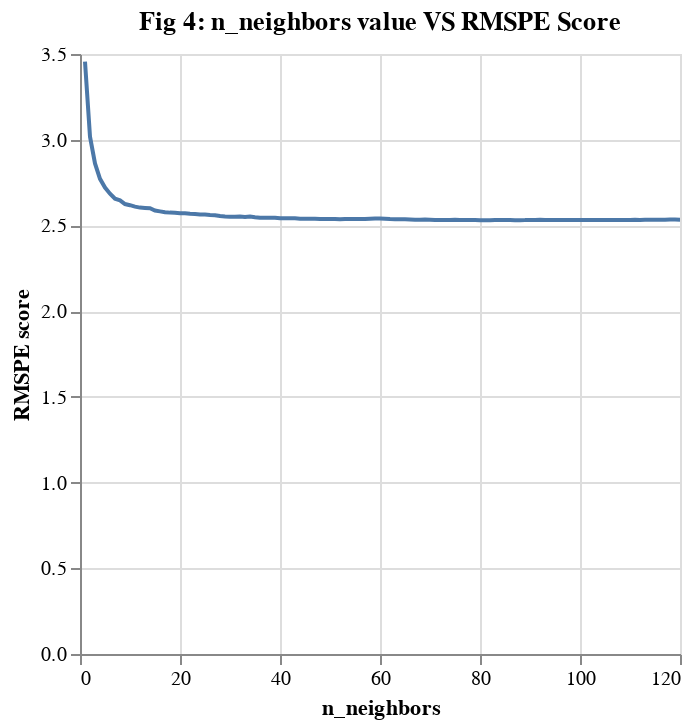

Source (notebook cell):
### Code cell
abalone_results_reduced = abalone_results.iloc[0:120,:]
knn_plot = alt.Chart(abalone_results_reduced, title="Fig 4: n_neighbors value VS RMSPE Score").mark_line().encode(
    x = alt.X("n_neighbors"),
    y = alt.Y("mean_test_score").title("RMSPE score")
)
knn_plot

### Figure 1 — Vega-Lite specification as saved in the notebook (floating-point values rounded to 4 significant figures)
{"config": {"view": {"continuousWidth": 300, "continuousHeight": 300}}, "data": {"name": "data-a228c495386b1ecf4d1eedd05f9d4e25"}, "mark": {"type": "line"}, "encoding": {"x": {"field": "n_neighbors", "type": "quantitative"}, "y": {"field": "mean_test_score", "title": "RMSPE score", "type": "quantitative"}}, "title": "Fig 4: n_neighbors value VS RMSPE Score", "$schema": "https://vega.github.io/schema/vega-lite/v5.16.3.json", "datasets": {"data-a228c495386b1ecf4d1eedd05f9d4e25": [{"n_neighbors": 1, "mean_test_score": 3.456, "sem_test_score": 0.04601}, {"n_neighbors": 2, "mean_test_score": 3.017, "sem_test_score": 0.03346}, {"n_neighbors": 3, "mean_test_score": 2.862, "sem_test_score": 0.02983}, {"n_neighbors": 4, "mean_test_score": 2.772, "sem_test_score": 0.02267}, {"n_neighbors": 5, "mean_test_score": 2.721, "sem_test_score": 0.01783}, {"n_neighbors": 6, "mean_test_score": 2.685, "sem_test_score": 0.01647}, {"n_neighbors": 7, "mean_test_score": 2.656, "sem_test_score": 0.01669}, {"n_neighbors": 8, "mean_test_score": 2.646, "sem_test_score": 0.01653}, {"n_neighbors": 9, "mean_test_score": 2.625, "sem_test_score": 0.01959}, {"n_neighbors": 10, "mean_test_score": 2.618, "sem_test_score": 0.02245}, {"n_neighbors": 11, "mean_test_score": 2.61, "sem_test_score": 0.0204}, {"n_neighbors": 12, "mean_test_score": 2.604, "sem_test_score": 0.02289}, {"n_neighbors": 13, "mean_test_score": 2.602, "sem_test_score": 0.02049}, {"n_neighbors": 14, "mean_test_score": 2.6, "sem_test_score": 0.02121}, {"n_neighbors": 15, "mean_test_score": 2.587, "sem_test_score": 0.02145}, {"n_neighbors": 16, "mean_test_score": 2.582, "sem_test_score": 0.02191}, {"n_neighbors": 17, "mean_test_score": 2.577, "sem_test_score": 0.02277}, {"n_neighbors": 18, "mean_test_score": 2.575, "sem_test_score": 0.02308}, {"n_neighbors": 19, "mean_test_score": 2.574, "sem_test_score": 0.02372}, {"n_neighbors": 20, "mean_test_score": 2.571, "sem_test_score": 0.02283}, {"n_neighbors": 21, "mean_test_score": 2.571, "sem_test_score": 0.02387}, {"n_neighbors": 22, "mean_test_score": 2.568, "sem_test_score": 0.02133}, {"n_neighbors": 23, "mean_test_score": 2.567, "sem_test_score": 0.02008}, {"n_neighbors": 24, "mean_test_score": 2.564, "sem_test_score": 0.01905}, {"n_neighbors": 25, "mean_test_score": 2.564, "sem_test_score": 0.01922}, {"n_neighbors": 26, "mean_test_score": 2.561, "sem_test_score": 0.01939}, {"n_neighbors": 27, "mean_test_score": 2.56, "sem_test_score": 0.01909}, {"n_neighbors": 28, "mean_test_score": 2.555, "sem_test_score": 0.01899}, {"n_neighbors": 29, "mean_test_score": 2.552, "sem_test_score": 0.01843}, {"n_neighbors": 30, "mean_test_score": 2.551, "sem_test_score": 0.01927}, {"n_neighbors": 31, "mean_test_score": 2.551, "sem_test_score": 0.02011}, {"n_neighbors": 32, "mean_test_score": 2.552, "sem_test_score": 0.01977}, {"n_neighbors": 33, "mean_test_score": 2.55, "sem_test_score": 0.02009}, {"n_neighbors": 34, "mean_test_score": 2.552, "sem_test_score": 0.01969}, {"n_neighbors": 35, "mean_test_score": 2.548, "sem_test_score": 0.01943}, {"n_neighbors": 36, "mean_test_score": 2.545, "sem_test_score": 0.01886}, {"n_neighbors": 37, "mean_test_score": 2.544, "sem_test_score": 0.02009}, {"n_neighbors": 38, "mean_test_score": 2.545, "sem_test_score": 0.02004}, {"n_neighbors": 39, "mean_test_score": 2.545, "sem_test_score": 0.01989}, {"n_neighbors": 40, "mean_test_score": 2.542, "sem_test_score": 0.02076}, {"n_neighbors": 41, "mean_test_score": 2.542, "sem_test_score": 0.02052}, {"n_neighbors": 42, "mean_test_score": 2.542, "sem_test_score": 0.01972}, {"n_neighbors": 43, "mean_test_score": 2.541, "sem_test_score": 0.01976}, {"n_neighbors": 44, "mean_test_score": 2.539, "sem_test_score": 0.01902}, {"n_neighbors": 45, "mean_test_score": 2.539, "sem_test_score": 0.01848}, {"n_neighbors": 46, "mean_test_score": 2.539, "sem_test_score": 0.01874}, {"n_neighbors": 47, "mean_test_score": 2.538, "sem_test_score": 0.01898}, {"n_neighbors": 48, "mean_test_score": 2.537, "sem_test_score": 0.01912}, {"n_neighbors": 49, "mean_test_score": 2.538, "sem_test_score": 0.01926}, {"n_neighbors": 50, "mean_test_score": 2.538, "sem_test_score": 0.01948}, {"n_neighbors": 51, "mean_test_score": 2.538, "sem_test_score": 0.0196}, {"n_neighbors": 52, "mean_test_score": 2.537, "sem_test_score": 0.01954}, {"n_neighbors": 53, "mean_test_score": 2.538, "sem_test_score": 0.01931}, {"n_neighbors": 54, "mean_test_score": 2.537, "sem_test_score": 0.01884}, {"n_neighbors": 55, "mean_test_score": 2.537, "sem_test_score": 0.01866}, {"n_neighbors": 56, "mean_test_score": 2.537, "sem_test_score": 0.01882}, {"n_neighbors": 57, "mean_test_score": 2.537, "sem_test_score": 0.01823}, {"n_neighbors": 58, "mean_test_score": 2.539, "sem_test_score": 0.01831}, {"n_neighbors": 59, "mean_test_score": 2.54, "sem_test_score": 0.0185}, {"n_neighbors": 60, "mean_test_score": 2.54, "sem_test_score": 0.01904}, {"n_neighbors": 61, "mean_test_score": 2.539, "sem_test_score": 0.01903}, {"n_neighbors": 62, "mean_test_score": 2.537, "sem_test_score": 0.01919}, {"n_neighbors": 63, "mean_test_score": 2.537, "sem_test_score": 0.01916}, {"n_neighbors": 64, "mean_test_score": 2.536, "sem_test_score": 0.01925}, {"n_neighbors": 65, "mean_test_score": 2.535, "sem_test_score": 0.01899}, {"n_neighbors": 66, "mean_test_score": 2.535, "sem_test_score": 0.01877}, {"n_neighbors": 67, "mean_test_score": 2.533, "sem_test_score": 0.01889}, {"n_neighbors": 68, "mean_test_score": 2.533, "sem_test_score": 0.0184}, {"n_neighbors": 69, "mean_test_score": 2.534, "sem_test_score": 0.01881}, {"n_neighbors": 70, "mean_test_score": 2.533, "sem_test_score": 0.01852}, {"n_neighbors": 71, "mean_test_score": 2.532, "sem_test_score": 0.01867}, {"n_neighbors": 72, "mean_test_score": 2.532, "sem_test_score": 0.01867}, {"n_neighbors": 73, "mean_test_score": 2.531, "sem_test_score": 0.01817}, {"n_neighbors": 74, "mean_test_score": 2.532, "sem_test_score": 0.01888}, {"n_neighbors": 75, "mean_test_score": 2.533, "sem_test_score": 0.01888}, {"n_neighbors": 76, "mean_test_score": 2.532, "sem_test_score": 0.01896}, {"n_neighbors": 77, "mean_test_score": 2.531, "sem_test_score": 0.01913}, {"n_neighbors": 78, "mean_test_score": 2.531, "sem_test_score": 0.01928}, {"n_neighbors": 79, "mean_test_score": 2.531, "sem_test_score": 0.01955}, {"n_neighbors": 80, "mean_test_score": 2.531, "sem_test_score": 0.01972}, {"n_neighbors": 81, "mean_test_score": 2.531, "sem_test_score": 0.01936}, {"n_neighbors": 82, "mean_test_score": 2.53, "sem_test_score": 0.01926}, {"n_neighbors": 83, "mean_test_score": 2.531, "sem_test_score": 0.01897}, {"n_neighbors": 84, "mean_test_score": 2.531, "sem_test_score": 0.01907}, {"n_neighbors": 85, "mean_test_score": 2.531, "sem_test_score": 0.01913}, {"n_neighbors": 86, "mean_test_score": 2.531, "sem_test_score": 0.01885}, {"n_neighbors": 87, "mean_test_score": 2.531, "sem_test_score": 0.0192}, {"n_neighbors": 88, "mean_test_score": 2.531, "sem_test_score": 0.01908}, {"n_neighbors": 89, "mean_test_score": 2.531, "sem_test_score": 0.01923}, {"n_neighbors": 90, "mean_test_score": 2.532, "sem_test_score": 0.01884}, {"n_neighbors": 91, "mean_test_score": 2.532, "sem_test_score": 0.01901}, {"n_neighbors": 92, "mean_test_score": 2.533, "sem_test_score": 0.01874}, {"n_neighbors": 93, "mean_test_score": 2.532, "sem_test_score": 0.01896}, {"n_neighbors": 94, "mean_test_score": 2.531, "sem_test_score": 0.01886}, {"n_neighbors": 95, "mean_test_score": 2.531, "sem_test_score": 0.01903}, {"n_neighbors": 96, "mean_test_score": 2.531, "sem_test_score": 0.01873}, {"n_neighbors": 97, "mean_test_score": 2.531, "sem_test_score": 0.0187}, {"n_neighbors": 98, "mean_test_score": 2.531, "sem_test_score": 0.01862}, {"n_neighbors": 99, "mean_test_score": 2.531, "sem_test_score": 0.01865}, {"n_neighbors": 100, "mean_test_score": 2.532, "sem_test_score": 0.01891}, {"n_neighbors": 101, "mean_test_score": 2.532, "sem_test_score": 0.01908}, {"n_neighbors": 102, "mean_test_score": 2.532, "sem_test_score": 0.01909}, {"n_neighbors": 103, "mean_test_score": 2.531, "sem_test_score": 0.01927}, {"n_neighbors": 104, "mean_test_score": 2.532, "sem_test_score": 0.01957}, {"n_neighbors": 105, "mean_test_score": 2.532, "sem_test_score": 0.01937}, {"n_neighbors": 106, "mean_test_score": 2.532, "sem_test_score": 0.01903}, {"n_neighbors": 107, "mean_test_score": 2.532, "sem_test_score": 0.01891}, {"n_neighbors": 108, "mean_test_score": 2.532, "sem_test_score": 0.01912}, {"n_neighbors": 109, "mean_test_score": 2.532, "sem_test_score": 0.01905}, {"n_neighbors": 110, "mean_test_score": 2.532, "sem_test_score": 0.0191}, {"n_neighbors": 111, "mean_test_score": 2.533, "sem_test_score": 0.01905}, {"n_neighbors": 112, "mean_test_score": 2.532, "sem_test_score": 0.01898}, {"n_neighbors": 113, "mean_test_score": 2.533, "sem_test_score": 0.01901}, {"n_neighbors": 114, "mean_test_score": 2.533, "sem_test_score": 0.01887}, {"n_neighbors": 115, "mean_test_score": 2.533, "sem_test_score": 0.01885}, {"n_neighbors": 116, "mean_test_score": 2.533, "sem_test_score": 0.01903}, {"n_neighbors": 117, "mean_test_score": 2.533, "sem_test_score": 0.01896}, {"n_neighbors": 118, "mean_test_score": 2.534, "sem_test_score": 0.01893}, {"n_neighbors": 119, "mean_test_score": 2.534, "sem_test_score": 0.01904}, {"n_neighbors": 120, "mean_test_score": 2.534, "sem_test_score": 0.019}]}}
